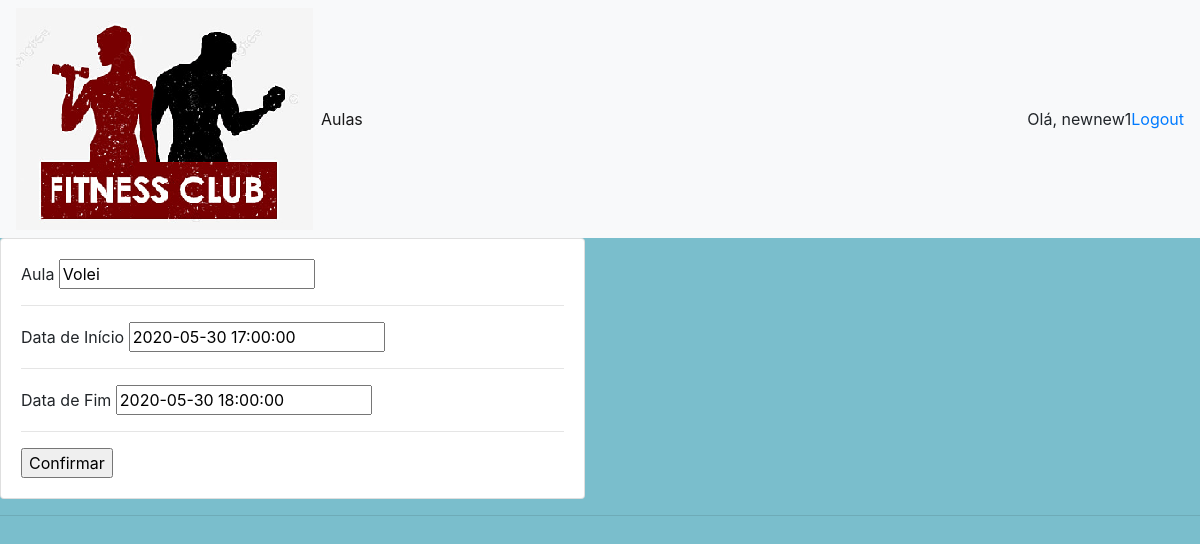
The page /update_class/5/ (signed in) on the database its author committed.
### account/models.py (models this page shows, shortened)
class Class(models.Model):
    user = models.ForeignKey(User, verbose_name="user", null=True, on_delete=models.SET_NULL)
    class_name = models.CharField(max_length=200, verbose_name="Aula", null=True)
    start_date = models.DateTimeField(null=True, verbose_name="Data de Início")
    end_date = models.DateTimeField(null=True, verbose_name="Data de Fim")

### account/decorators.py (the view)
        def wrapper_func(request, *args, **kwargs):
            group = None
            if request.user.groups.exists():
                group = request.user.groups.all()[0].name
                if group in allowed_roles:
                    return view_func(request, *args, **kwargs)
                else:
                    return HttpResponse('You are not authorized to view this page')

### account/forms.py
class ClassForm(ModelForm):
	class Meta:
		model = Class
		exclude = ['user']

### account/views.py (called while the page is built, shortened)
@login_required(login_url='login')
@allowed_users(allowed_roles=['professor'])
def update_class(request, pk):
    classObj = Class.objects.get(id=pk)
    if classObj.user != request.user:
        return redirect('dashboard_professor')
    classForm = ClassForm(instance=classObj)
    context = {'form':classForm}
    return render(request, 'accounts/create_class.html', context)

### account/templates/accounts/create_class.html (shortened to what this page needs)
{%  extends 'accounts/main_professor_page.html' %}
{% load static %}
{% block content %}
<div class="row">
	<div class="col-md-6">
		<div class="card card-body">
			<form action="" method="POST">
				{% for field in form %}
					{{field.label}}
					{{field}}
					<hr>
				{% endfor %}
				<input type="submit" value="Confirmar" name="Submit">
			</form>
		</div>
	</div>
</div>
{% endblock %}

### account/templates/accounts/professornavbar.html (shortened to what this page needs)
{% load static %}
<nav class="navbar navbar-expand-lg navbar-light bg-light">
  <img src="{% static 'images/academia_logo.png' %}">
  <div class="collapse navbar-collapse" id="navbarNav">
    <ul class="navbar-nav">
      <li class="nav-item active">
        <a class="nav-link" href="/dashboard_professor/">Aulas</a>
      </li>
    </ul>
  </div>
    <span class="hello-msg">Olá, {{request.user.username}}</span>
    <span ><a  class="hello-msg" href="{% url 'logout' %}"> Logout</a></span>
</nav>

### static/css/main.css (style rules this page uses)
body, html { margin: 0; padding: 0; height: 100%; background: #7abecc !important; }

### rows shown on the page
Class: form "Volei" "2020-05-30 17:00:00" "2020-05-30 18:00:00"

### other values the page prints
{{ request.user.username }} "newnew1"
{{ field.label }} "Aula" "Data de Início" "Data de Fim"
